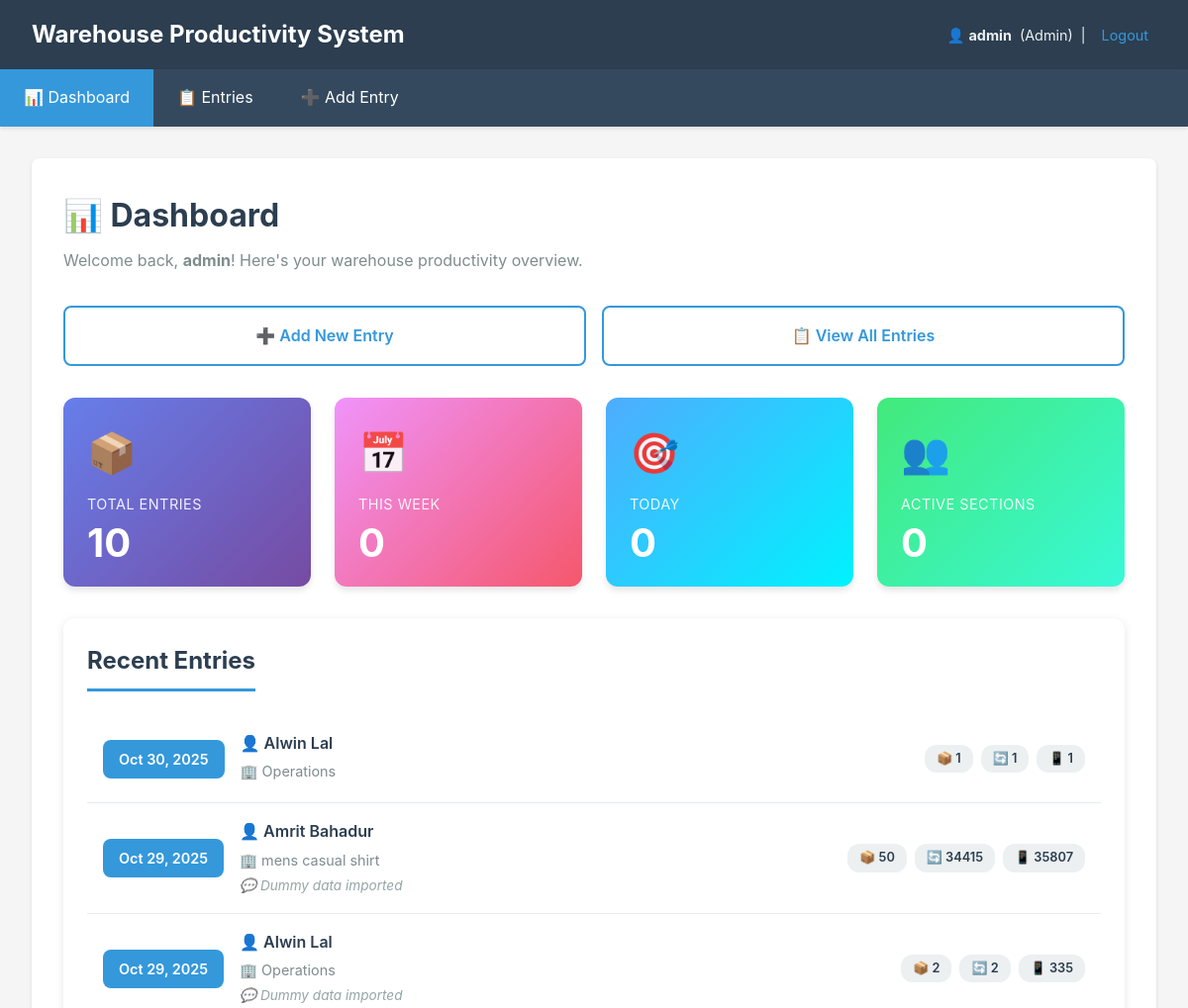
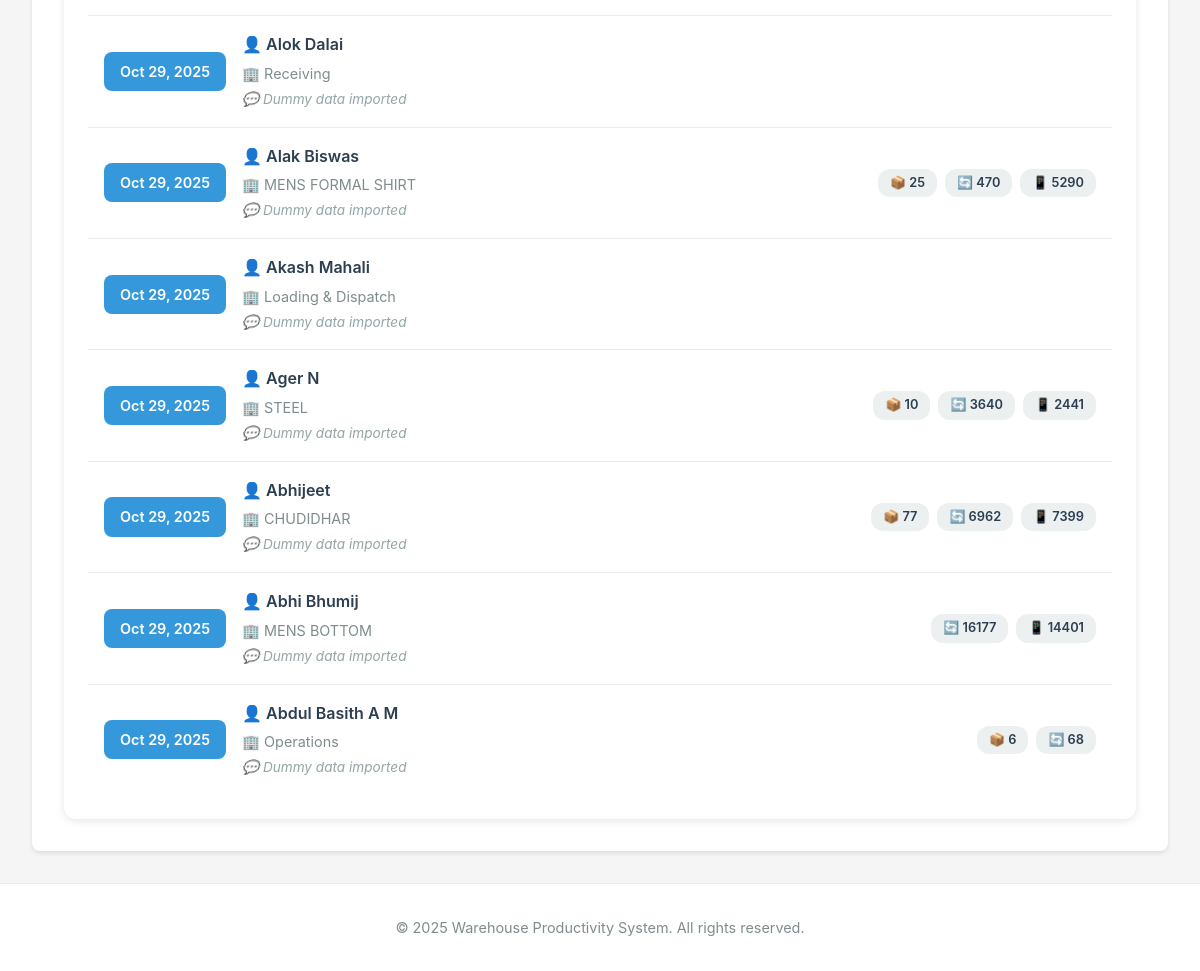
/ (signed in), run on the app's committed database (2 pictures, top to bottom).
### productivity/models.py (models this page shows, shortened)
class User(AbstractUser):
    ROLE_CHOICES = [
        ('admin','Admin'),
        ('manager','Manager'),
        ('lead','Lead'),
        ('employee','Employee'),
    ]
    role = models.CharField(max_length=20, choices=ROLE_CHOICES, default='employee')
    sections = models.ManyToManyField('Section', blank=True, related_name='employees')

class ProductivityEntry(models.Model):
    lead = models.ForeignKey(User, limit_choices_to={'role':'employee'}, on_delete=models.CASCADE, related_name='entries')
    section = models.ForeignKey(Section, on_delete=models.PROTECT, related_name='entries')
    date = models.DateField()
    remarks = models.TextField(blank=True)
    created_at = models.DateTimeField(auto_now_add=True)
    bundle_opening = models.IntegerField(default=0)
    sorting = models.IntegerField(default=0)
    loading = models.IntegerField(default=0)
    sticker = models.PositiveIntegerField(default=0)
    scanning = models.PositiveIntegerField(default=0)
    put_away = models.PositiveIntegerField(default=0)
    picking = models.PositiveIntegerField(default=0)
    class Meta:
        unique_together = ('lead','section','date')
        ordering = ['-date','-created_at']

class Section(models.Model):
    name = models.CharField(max_length=200, unique=True)
    description = models.TextField(blank=True)

### productivity/views.py (the view)
# urls.py: path('', views.dashboard, name='dashboard'),
@login_required
def dashboard(request):
    user = request.user
    if role_check(user, ['admin','manager']):
        total_entries = ProductivityEntry.objects.count()
        entries_recent = ProductivityEntry.objects.all()[:10]
        sections = Section.objects.all()
    elif role_check(user, ['lead']):
        total_entries = ProductivityEntry.objects.filter(lead=user).count()
        entries_recent = ProductivityEntry.objects.filter(lead=user)[:10]
        sections = user.sections.all()
    else:
        total_entries = ProductivityEntry.objects.filter(section__in=user.sections.all()).count()
        entries_recent = ProductivityEntry.objects.filter(section__in=user.sections.all())[:10]
        sections = user.sections.all()
    return render(request, 'productivity/dashboard.html', {
        'total_entries': total_entries,
        'entries_recent': entries_recent,
        'sections': sections,
    })

### productivity/views.py (called while the page is built)
def role_check(user, roles):
    return user.is_authenticated and (user.role in roles or user.is_superuser)

### templates/productivity/dashboard.html (shortened to what this page needs)
{% extends 'productivity/base.html' %}
{% block content %}
<div class="dashboard-header">
    <h2>📊 Dashboard</h2>
    <p>Welcome back, <strong>{{ user.username }}</strong>! Here's your warehouse productivity overview.</p>
</div>
<div class="quick-actions">
    <a href="{% url 'entry_add' %}" class="quick-action-btn">
        ➕ Add New Entry
    </a>
    <a href="{% url 'entry_list' %}" class="quick-action-btn">
        📋 View All Entries
    </a>
</div>
<div class="stats-grid">
    <div class="stat-card blue">
        <div class="stat-card-icon">📦</div>
        <div class="stat-card-label">Total Entries</div>
        <div class="stat-card-value">{{ total_entries|default:0 }}</div>
    </div>
    <div class="stat-card green">
        <div class="stat-card-icon">📅</div>
        <div class="stat-card-label">This Week</div>
        <div class="stat-card-value">{{ entries_this_week|default:0 }}</div>
    </div>
    <div class="stat-card orange">
        <div class="stat-card-icon">🎯</div>
        <div class="stat-card-label">Today</div>
        <div class="stat-card-value">{{ entries_today|default:0 }}</div>
    </div>
    <div class="stat-card purple">
        <div class="stat-card-icon">👥</div>
        <div class="stat-card-label">Active Sections</div>
        <div class="stat-card-value">{{ active_sections|default:0 }}</div>
    </div>
</div>
<div class="recent-entries">
    <h3 class="section-title">Recent Entries</h3>
    {% if entries_recent %}
    <ul class="entries-list">
        {% for e in entries_recent %}
        <li class="entry-item">
            <div class="entry-date">
                {{ e.date|date:"M d, Y" }}
            </div>
            <div class="entry-details">
                <div class="entry-lead">👤 {{ e.lead.username }}</div>
                <div class="entry-section">🏢 {{ e.section.name }}</div>
                {% if e.remarks %}
                <div class="entry-remarks">💬 {{ e.remarks|truncatewords:15 }}</div>
                {% endif %}
            </div>
            <div class="entry-stats">
                {% if e.bundle_opening %}
                <span class="entry-stat-badge">📦 {{ e.bundle_opening }}</span>
                {% endif %}
                {% if e.sorting %}
                <span class="entry-stat-badge">🔄 {{ e.sorting }}</span>
                {% endif %}
                {% if e.scanning %}
                <span class="entry-stat-badge">📱 {{ e.scanning }}</span>
                {% endif %}
            </div>
        </li>
        {% endfor %}
    </ul>
    {% endif %}
</div>
{% endblock %}

### templates/productivity/base.html (shortened to what this page needs)
<!doctype html>
<html lang="en">
<head>
</head>
<body>
    <header class="header">
        <div class="header-content">
            <h1>Warehouse Productivity System</h1>
            <div class="user-info">
                {% if user.is_authenticated %}
                    <span>👤 <strong>{{ user.username }}</strong></span>
                    <span>({{ user.get_role_display }})</span>
                    <span>|</span>
                    <a href="{% url 'logout' %}">Logout</a>
                {% else %}
                    <a href="login/">Login</a> to continue
                {% endif %}
            </div>
        </div>
    </header>
    <nav class="nav">
        <ul id="navMenu">
            <li>
                <a href="{% url 'dashboard' %}"
                   {% if request.resolver_match.url_name == 'dashboard' %}class="active"{% endif %}>
                    📊 Dashboard
                </a>
            </li>
            <li>
                <a href="{% url 'entry_list' %}"
                   {% if request.resolver_match.url_name == 'entry_list' %}class="active"{% endif %}>
                    📋 Entries
                </a>
            </li>
            {% if user.is_superuser %}
            <li>
                <a href="{% url 'entry_add' %}"
                   {% if request.resolver_match.url_name == 'entry_add' %}class="active"{% endif %}>
                    ➕ Add Entry
                </a>
            </li>
            {% endif %}
        </ul>
    </nav>
    <div class="container">
        <main class="content">
            {% block content %}{% endblock %}
        </main>
    </div>
    <footer class="footer">
        <p>&copy; {% now "Y" %} Warehouse Productivity System. All rights reserved.</p>
    </footer>
</body>
</html>

### templates/productivity/base.html (style rules this page uses)
* { margin: 0; padding: 0; box-sizing: border-box; }
body { font-family: -apple-system, BlinkMacSystemFont, 'Segoe UI', Roboto, Oxygen, Ubuntu, Cantarell, sans-serif; line-height: 1.6; color: #333; background-color: #f5f5f5; min-height: 100vh; display: flex; flex-direction: column; }
.header { background-color: #2c3e50; color: white; padding: 1rem 2rem; box-shadow: 0 2px 4px rgba(0,0,0,0.1); }
.header-content { display: flex; justify-content: space-between; align-items: center; flex-wrap: wrap; gap: 0.5rem; }
.header h1 { font-size: 1.5rem; margin: 0; }
.user-info { font-size: 0.9rem; color: #ecf0f1; display: flex; align-items: center; gap: 0.5rem; flex-wrap: wrap; }
.user-info a { color: #3498db; text-decoration: none; transition: color 0.3s; padding: 0.25rem 0.5rem; }
.nav { background-color: #34495e; box-shadow: 0 2px 4px rgba(0,0,0,0.1); position: relative; }
.nav ul { list-style: none; display: flex; flex-wrap: wrap; margin: 0; padding: 0; }
.nav li { margin: 0; }
.nav a { display: block; padding: 1rem 1.5rem; color: white; text-decoration: none; transition: background-color 0.3s; white-space: nowrap; }
.nav a.active { background-color: #3498db; }
.container { max-width: 1400px; margin: 2rem auto; padding: 0 2rem; flex: 1; width: 100%; }
.content { background-color: white; padding: 2rem; border-radius: 8px; box-shadow: 0 2px 4px rgba(0,0,0,0.1); }
.footer { text-align: center; padding: 2rem; color: #7f8c8d; font-size: 0.9rem; background-color: white; border-top: 1px solid #e9ecef; }

### templates/productivity/dashboard.html (style rules this page uses)
.dashboard-header { margin-bottom: 2rem; }
.dashboard-header h2 { color: #2c3e50; font-size: 2rem; margin-bottom: 0.5rem; }
.dashboard-header p { color: #7f8c8d; font-size: 1rem; }
.stats-grid { display: grid; grid-template-columns: repeat(auto-fit, minmax(250px, 1fr)); gap: 1.5rem; margin-bottom: 2rem; }
.stat-card { background: linear-gradient(135deg, #667eea 0%, #764ba2 100%); color: white; padding: 1.5rem; border-radius: 12px; box-shadow: 0 4px 6px rgba(0,0,0,0.1); transition: transform 0.3s, box-shadow 0.3s; }
.stat-card.blue { background: linear-gradient(135deg, #667eea 0%, #764ba2 100%); }
.stat-card.green { background: linear-gradient(135deg, #f093fb 0%, #f5576c 100%); }
.stat-card.orange { background: linear-gradient(135deg, #4facfe 0%, #00f2fe 100%); }
.stat-card.purple { background: linear-gradient(135deg, #43e97b 0%, #38f9d7 100%); }
.stat-card-icon { font-size: 2.5rem; margin-bottom: 0.5rem; opacity: 0.9; }
.stat-card-label { font-size: 0.9rem; opacity: 0.9; margin-bottom: 0.5rem; text-transform: uppercase; letter-spacing: 0.5px; }
.stat-card-value { font-size: 2.5rem; font-weight: 700; line-height: 1; }
.section-title { font-size: 1.5rem; color: #2c3e50; margin-bottom: 1.5rem; padding-bottom: 0.5rem; border-bottom: 3px solid #3498db; display: inline-block; }
.recent-entries { background: white; border-radius: 12px; padding: 1.5rem; box-shadow: 0 2px 8px rgba(0,0,0,0.1); }
.entries-list { list-style: none; padding: 0; margin: 0; }
.entry-item { padding: 1rem; border-bottom: 1px solid #e9ecef; display: grid; grid-template-columns: auto 1fr auto; gap: 1rem; align-items: center; transition: background-color 0.2s; }
.entry-item:last-child { border-bottom: none; }
.entry-date { background: #3498db; color: white; padding: 0.5rem 1rem; border-radius: 8px; font-weight: 600; font-size: 0.9rem; text-align: center; min-width: 100px; }
.entry-details { flex: 1; }
.entry-lead { font-weight: 600; color: #2c3e50; font-size: 1rem; margin-bottom: 0.25rem; }
.entry-section { color: #7f8c8d; font-size: 0.9rem; margin-bottom: 0.25rem; }
.entry-remarks { color: #95a5a6; font-size: 0.85rem; font-style: italic; }
.entry-stats { display: flex; gap: 0.5rem; flex-wrap: wrap; }
.entry-stat-badge { background: #ecf0f1; padding: 0.25rem 0.75rem; border-radius: 12px; font-size: 0.8rem; color: #2c3e50; font-weight: 600; }
.quick-actions { display: grid; grid-template-columns: repeat(auto-fit, minmax(200px, 1fr)); gap: 1rem; margin-bottom: 2rem; }
.quick-action-btn { background: white; border: 2px solid #3498db; color: #3498db; padding: 1rem; border-radius: 8px; text-decoration: none; text-align: center; font-weight: 600; transition: all 0.3s; display: flex; align-items: center; justify-content: center; gap: 0.5rem; }

### data on the page
User: username "admin", role "Admin"
ProductivityEntry: date "Oct 30, 2025", lead.username "Alwin Lal", section.name "Operations", bundle_opening "1", sorting "1", scanning "1"
ProductivityEntry: date "Oct 29, 2025", lead.username "Amrit Bahadur", section.name "mens casual shirt", remarks "Dummy data imported", bundle_opening "50", sorting "34415", scanning "35807"
ProductivityEntry: date "Oct 29, 2025", lead.username "Alwin Lal", section.name "Operations", remarks "Dummy data imported", bundle_opening "2", sorting "2", scanning "335"
ProductivityEntry: date "Oct 29, 2025", lead.username "Alok Dalai", section.name "Receiving", remarks "Dummy data imported"
ProductivityEntry: date "Oct 29, 2025", lead.username "Alak Biswas", section.name "MENS FORMAL SHIRT", remarks "Dummy data imported", bundle_opening "25", sorting "470", scanning "5290"
ProductivityEntry: date "Oct 29, 2025", lead.username "Akash Mahali", section.name "Loading & Dispatch", remarks "Dummy data imported"
ProductivityEntry: date "Oct 29, 2025", lead.username "Ager N", section.name "STEEL", remarks "Dummy data imported", bundle_opening "10", sorting "3640", scanning "2441"
ProductivityEntry: date "Oct 29, 2025", lead.username "Abhijeet", section.name "CHUDIDHAR", remarks "Dummy data imported", bundle_opening "77", sorting "6962", scanning "7399"
ProductivityEntry: date "Oct 29, 2025", lead.username "Abhi Bhumij", section.name "MENS BOTTOM", remarks "Dummy data imported", sorting "16177", scanning "14401"
ProductivityEntry: date "Oct 29, 2025", lead.username "Abdul Basith A M", section.name "Operations", remarks "Dummy data imported", bundle_opening "6", sorting "68"

### other printed values
{{ total_entries|default:0 }} "10"
{{ entries_this_week|default:0 }} "0"
{{ entries_today|default:0 }} "0"
{{ active_sections|default:0 }} "0"
